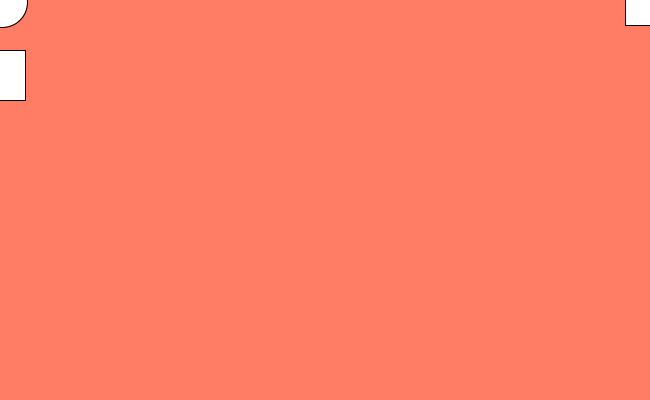
Frame 1 (no input)
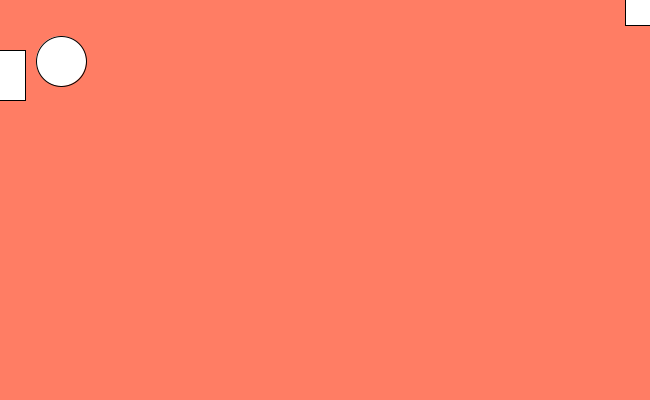
Frame 60 (the mouse pressed at the canvas centre just before this capture)
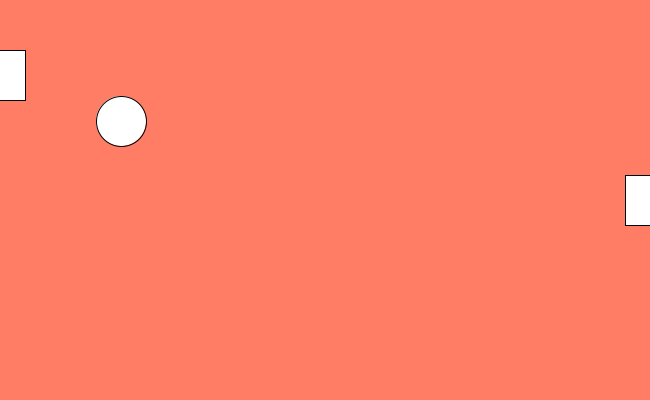
Frame 120 (the mouse held since frame 60 and released just before this capture)

The Processing sketch that drew these frames (run headless with seeded random() and noise(); from frame 60 on, the mouse is pressed at the canvas centre):

// Processing sketch: sketch_10_8_14
// ── sketch_10_8_14.pde
int x=1;
int y=1;
int sz=50;
int vx=1;
int vy=1;
int k=height/2;
void setup() {
  size(650, 400);
}
void draw() {
  x+=vx;
  y+=vy;
  background(255, 125, 100);
  frameRate(250);
  ellipse(x, y, sz, sz);
  if (x+sz/2>=width) {
    vx=-1;
  }
  if (y+sz/2>=height) {
    vy=-1;
  }
  if (x-sz/2==0) {
    vx=1;
  }
  if (y-sz/2==0) {
    vy=1;
  }
  rect(width-sz/2, mouseY-sz/2, sz, sz);
  if(x+sz/2>=width-sz/2 && y+sz/2>=mouseY-sz/2 && y-sz/2<=mouseY+sz/2) {
    vx=-1;
  }
  rect(0-sz/2, k, sz, sz);
  if (x-sz/2==sz/2 && y+sz/2<=k+sz/2 && y-sz/2>=k-sz/2) {
    vx=1;
  }
}
